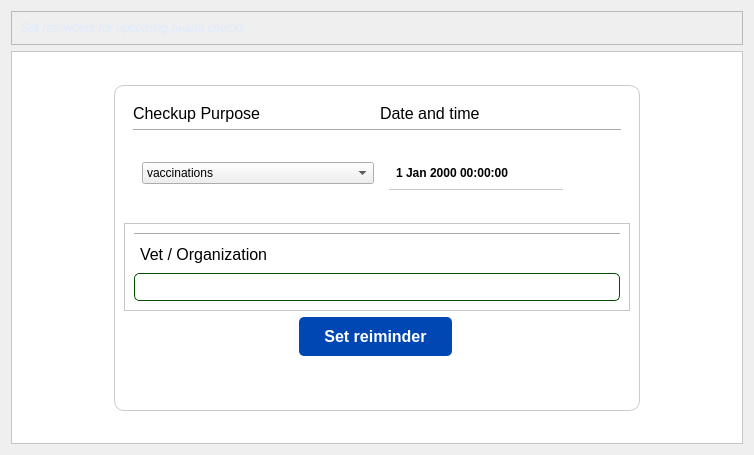
                         <widget class="QWidget" name="notificationsPanel">
                          <attribute name="title">
                           <string>Schedule vet appointment</string>
                          </attribute>
                          <layout class="QGridLayout" name="gridLayout_34">
                           <item row="1" column="0">
                            <widget class="QFrame" name="notifications">
                             <property name="styleSheet">
                              <string notr="true">#notifications, QLabel, QFrame{
	background: #fff;
}</string>
                             </property>
                             <property name="frameShape">
                              <enum>QFrame::StyledPanel</enum>
                             </property>
                             <property name="frameShadow">
                              <enum>QFrame::Raised</enum>
                             </property>
                             <layout class="QGridLayout" name="gridLayout_37">
                              <item row="1" column="1">
                               <widget class="QFrame" name="frame_32">
                                <property name="styleSheet">
                                 <string notr="true">#frame_32{
	border: 1px solid #ccc;
	border-radius: 10px;
}</string>
                                </property>
                                <property name="frameShape">
                                 <enum>QFrame::StyledPanel</enum>
                                </property>
                                <property name="frameShadow">
                                 <enum>QFrame::Raised</enum>
                                </property>
                                <layout class="QGridLayout" name="gridLayout_36">
                                 <item row="1" column="0" colspan="3">
                                  <widget class="QFrame" name="frame">
                                   <property name="minimumSize">
                                    <size>
                                     <width>0</width>
                                     <height>81</height>
                                    </size>
                                   </property>
                                   <layout class="QVBoxLayout" name="verticalLayout_43">
                                    <item>
                                     <layout class="QHBoxLayout" name="horizontalLayout_28">
                                      <item>
                                       <widget class="QLabel" name="label_56">
                                        <property name="styleSheet">
                                         <string notr="true"/>
                                        </property>
                                        <property name="text">
                                         <string>&lt;html&gt;&lt;head/&gt;&lt;body&gt;&lt;p&gt;&lt;span style=&quot; font-size:12pt;&quot;&gt;Checkup Purpose&lt;/span&gt;&lt;/p&gt;&lt;/body&gt;&lt;/html&gt;</string>
                                        </property>
                                       </widget>
                                      </item>
                                      <item>
                                       <widget class="QLabel" name="label_58">
                                        <property name="text">
                                         <string>&lt;html&gt;&lt;head/&gt;&lt;body&gt;&lt;p&gt;&lt;span style=&quot; font-size:12pt;&quot;&gt;Date and time&lt;/span&gt;&lt;/p&gt;&lt;/body&gt;&lt;/html&gt;</string>
                                        </property>
                                       </widget>
                                      </item>
                                     </layout>
                                    </item>
                                    <item>
                                     <widget class="Line" name="line_3">
                                      <property name="orientation">
                                       <enum>Qt::Horizontal</enum>
                                      </property>
                                     </widget>
                                    </item>
                                    <item>
                                     <widget class="QFrame" name="frame">
                                      <layout class="QHBoxLayout" name="horizontalLayout_27">
                                       <item>
                                        <widget class="QComboBox" name="checkUpPurpose">
                                         <property name="styleSheet">
                                          <string notr="true">#comboBox {
	border: 1px solid #ced4da;
	border-radius: 4px;
	padding-left: 10px;
	padding-top: 10px;
	padding-bottom: 10px;
	background-color: #fff;
	font-size: 12px;
}

#comboBox::drop-down {
    border: 0px;
}

#comboBox::down-arrow {
image: url(:/icons_svg/images/icons-svg/arrow-204-32.ico);
    width: 12px;
    height: 12px;
	margin-right:15px;
}

#comboBox:on {
 	border: 4px solid #c2dbfe;
 }

QComboBox QListView {
	font-size: 12px;
	border:1px solid rgba(0,0,0,10%);
	padding:5px;
	background-color: #fff;
	outline: 0px;  /*去虚线*/
}

QComboBox QListView::item{
	padding-left:10px;
	background-color:#FFFFFF;
}
QComboBox QListView::item:hover{
   background-color:#1e90ff;
}
QComboBox QListView::item:selected{
   background-color:#1e90ff;
}

</string>
                                         </property>
                                         <item>
                                          <property name="text">
                                           <string>vaccinations</string>
                                          </property>
                                         </item>
                                         <item>
                                          <property name="text">
                                           <string>treatment</string>
                                          </property>
                                         </item>
                                         <item>
                                          <property name="text">
                                           <string>regular check-up</string>
                                          </property>
                                         </item>
                                        </widget>
                                       </item>
                                       <item>
                                        <widget class="QFrame" name="frame_33">
                                         <property name="styleSheet">
                                          <string notr="true">#frame_33 {
	background-color: #fff;
	border-radius: 5px
}

QDateTimeEdit,
QPushButton
 {
	border: none;
	background: #fff;
	font-size: 12px;
	font-weight: bold;
}</string>
                                         </property>
                                         <property name="frameShape">
                                          <enum>QFrame::StyledPanel</enum>
                                         </property>
                                         <property name="frameShadow">
                                          <enum>QFrame::Raised</enum>
                                         </property>
                                         <layout class="QGridLayout" name="gridLayout_38">
                                          <item row="0" column="0">
                                           <widget class="QDateTimeEdit" name="checkUpDate">
                                            <property name="maximumSize">
                                             <size>
                                              <width>16777215</width>
                                              <height>34</height>
                                             </size>
                                            </property>
                                            <property name="styleSheet">
                                             <string notr="true">border-bottom: 1px solid #ccc;
padding: 5px;
</string>
                                            </property>
                                            <property name="frame">
                                             <bool>true</bool>
                                            </property>
                                            <property name="readOnly">
                                             <bool>false</bool>
                                            </property>
                                            <property name="buttonSymbols">
                                             <enum>QAbstractSpinBox::NoButtons</enum>
                                            </property>
                                            <property name="specialValueText">
                                             <string/>
                                            </property>
                                            <property name="keyboardTracking">
                                             <bool>true</bool>
                                            </property>
                                            <property name="calendarPopup">
                                             <bool>false</bool>
                                            </property>
                                           </widget>
                                          </item>
                                          <item row="0" column="1">
                                           <widget class="QPushButton" name="popupCalendar">
                                            <property name="minimumSize">
                                             <size>
                                              <width>34</width>
                                              <height>34</height>
                                             </size>
                                            </property>
                                            <property name="maximumSize">
                                             <size>
                                              <width>34</width>
                                              <height>34</height>
                                             </size>
                                            </property>
                                            <property name="cursor">
                                             <cursorShape>PointingHandCursor</cursorShape>
                                            </property>
                                            <property name="styleSheet">
                                             <string notr="true">background: #fff;</string>
                                            </property>
                                            <property name="text">
                                             <string/>
                                            </property>
                                            <property name="icon">
                                             <iconset resource="../resource_files/resources.qrc">
                                              <normaloff>:/icons_svg/images/icons-svg/icons8_schedule.svg</normaloff>:/icons_svg/images/icons-svg/icons8_schedule.svg</iconset>
                                            </property>
                                            <property name="iconSize">
                                             <size>
                                              <width>30</width>
                                              <height>30</height>
                                             </size>
                                            </property>
                                            <property name="checkable">
                                             <bool>true</bool>
                                            </property>
                                           </widget>
                                          </item>
                                         </layout>
                                        </widget>
                                       </item>
                                      </layout>
                                     </widget>
                                    </item>
                                   </layout>
                                  </widget>
                                 </item>
                                 <item row="3" column="0">
                                  <spacer name="horizontalSpacer_17">
                                   <property name="orientation">
                                    <enum>Qt::Horizontal</enum>
                                   </property>
                                   <property name="sizeHint" stdset="0">
                                    <size>
                                     <width>169</width>
                                     <height>20</height>
                                    </size>
                                   </property>
                                  </spacer>
                                 </item>
                                 <item row="3" column="1">
                                  <widget class="QPushButton" name="btnSetAppointment">
                                   <property name="minimumSize">
                                    <size>
                                     <width>80</width>
                                     <height>0</height>
                                    </size>
                                   </property>
                                   <property name="cursor">
                                    <cursorShape>PointingHandCursor</cursorShape>
                                   </property>
                                   <property name="styleSheet">
                                    <string notr="true">QPushButton {
    min-width: 30px;
    padding: 10px 25px;
    border-radius: 5px;
    font-size: 16px;
    font-weight: 500;
    margin-bottom: 5px;
	background: #0047b3;
	color: #fff;
}

QPushButton::hover{
	background-color: #003366;
}</string>
                                   </property>
                                   <property name="text">
                                    <string>Set reiminder</string>
                                   </property>
                                   <property name="icon">
                                    <iconset resource="../resource_files/resources.qrc">
                                     <normaloff>:/icons/images/icons/cil-library-add.png</normaloff>:/icons/images/icons/cil-library-add.png</iconset>
                                   </property>
                                  </widget>
                                 </item>
                                 <item row="3" column="2">
                                  <spacer name="horizontalSpacer_18">
                                   <property name="orientation">
                                    <enum>Qt::Horizontal</enum>
                                   </property>
                                   <property name="sizeHint" stdset="0">
                                    <size>
                                     <width>172</width>
                                     <height>20</height>
                                    </size>
                                   </property>
                                  </spacer>
                                 </item>
                                 <item row="4" column="1">
                                  <spacer name="verticalSpacer_13">
                                   <property name="orientation">
                                    <enum>Qt::Vertical</enum>
                                   </property>
                                   <property name="sizeHint" stdset="0">
                                    <size>
                                     <width>20</width>
                                     <height>40</height>
                                    </size>
                                   </property>
                                  </spacer>
                                 </item>
                                 <item row="2" column="0" colspan="3">
                                  <widget class="QFrame" name="frame_39">
                                   <property name="frameShape">
                                    <enum>QFrame::StyledPanel</enum>
                                   </property>
                                   <property name="frameShadow">
                                    <enum>QFrame::Raised</enum>
                                   </property>
                                   <layout class="QVBoxLayout" name="verticalLayout_44">
                                    <item>
                                     <widget class="Line" name="line_4">
                                      <property name="orientation">
                                       <enum>Qt::Horizontal</enum>
                                      </property>
                                     </widget>
                                    </item>
                                    <item>
                                     <widget class="QLabel" name="label_61">
                                      <property name="styleSheet">
                                       <string notr="true">padding: 3px;</string>
                                      </property>
                                      <property name="text">
                                       <string>&lt;html&gt;&lt;head/&gt;&lt;body&gt;&lt;p&gt;&lt;span style=&quot; font-size:12pt;&quot;&gt;Vet / Organization&lt;/span&gt;&lt;/p&gt;&lt;/body&gt;&lt;/html&gt;</string>
                                      </property>
                                     </widget>
                                    </item>
                                    <item>
                                     <widget class="QLineEdit" name="vetOrgName">
                                      <property name="styleSheet">
                                       <string notr="true">QLineEdit{
	background-color: #fff;
	padding: 5px;
	border-radius: 5px;
	border: 1px solid #004d00;
}</string>
                                      </property>
                                     </widget>
                                    </item>
                                   </layout>
                                  </widget>
                                 </item>
                                </layout>
                               </widget>
                              </item>
                              <item row="0" column="1">
                               <spacer name="verticalSpacer_16">
                                <property name="orientation">
                                 <enum>Qt::Vertical</enum>
                                </property>
                                <property name="sizeHint" stdset="0">
                                 <size>
                                  <width>20</width>
                                  <height>24</height>
                                 </size>
                                </property>
                               </spacer>
                              </item>
                              <item row="2" column="1">
                               <spacer name="verticalSpacer_15">
                                <property name="orientation">
                                 <enum>Qt::Vertical</enum>
                                </property>
                                <property name="sizeHint" stdset="0">
                                 <size>
                                  <width>20</width>
                                  <height>23</height>
                                 </size>
                                </property>
                               </spacer>
                              </item>
                              <item row="1" column="0">
                               <spacer name="horizontalSpacer_19">
                                <property name="orientation">
                                 <enum>Qt::Horizontal</enum>
                                </property>
                                <property name="sizeHint" stdset="0">
                                 <size>
                                  <width>93</width>
                                  <height>20</height>
                                 </size>
                                </property>
                               </spacer>
                              </item>
                              <item row="1" column="2">
                               <spacer name="horizontalSpacer_20">
                                <property name="orientation">
                                 <enum>Qt::Horizontal</enum>
                                </property>
                                <property name="sizeHint" stdset="0">
                                 <size>
                                  <width>93</width>
                                  <height>20</height>
                                 </size>
                                </property>
                               </spacer>
                              </item>
                             </layout>
                            </widget>
                           </item>
                           <item row="0" column="0">
                            <widget class="QFrame" name="frame_31">
                             <property name="maximumSize">
                              <size>
                               <width>16777215</width>
                               <height>38</height>
                              </size>
                             </property>
                             <property name="frameShape">
                              <enum>QFrame::StyledPanel</enum>
                             </property>
                             <property name="frameShadow">
                              <enum>QFrame::Raised</enum>
                             </property>
                             <layout class="QGridLayout" name="gridLayout_35">
                              <item row="0" column="0">
                               <widget class="QLabel" name="label_54">
                                <property name="text">
                                 <string>&lt;html&gt;&lt;head/&gt;&lt;body&gt;&lt;p&gt;&lt;span style=&quot; font-style:italic; color:#deeaff;&quot;&gt;Set reminders for upcoming health checks&lt;/span&gt;&lt;/p&gt;&lt;/body&gt;&lt;/html&gt;</string>
                                </property>
                               </widget>
                              </item>
                             </layout>
                            </widget>
                           </item>
                          </layout>
                         </widget>
